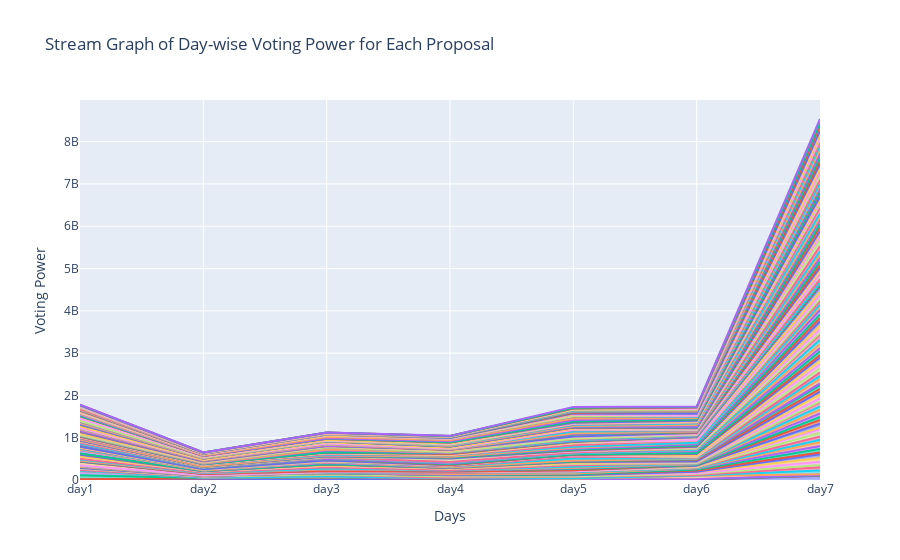

Notebook source saved alongside this figure:
### Code cell
data = voting_power_data[['proposal_title', 'day1', 'day2', 'day3', 'day4', 'day5', 'day6', 'day7']]

# Create traces for each proposal
traces = []
for index, row in data.iterrows():
    trace = go.Scatter(
        x=['day1', 'day2', 'day3', 'day4', 'day5', 'day6', 'day7'],
        y=row[['day1', 'day2', 'day3', 'day4', 'day5', 'day6', 'day7']],
        mode='lines',
        stackgroup='one',
        name=row['proposal_title']
    )
    traces.append(trace)

# Create layout
layout = go.Layout(
    title='Stream Graph of Day-wise Voting Power for Each Proposal',
    xaxis=dict(title='Days'),
    yaxis=dict(title='Voting Power')
)

# Create figure
fig = go.Figure(data=traces, layout=layout)

# Remove legends
fig.update_layout(showlegend=False)

# Plot interactive chart
fig.show()
fig.write_html(r'Graphs\stream-power.html')

### Figure 1 — Plotly figure (JSON) as saved in the notebook; plotly's stock layout.template omitted (floating-point values rounded to 4 significant figures)
{"data": [{"mode": "lines", "name": "0xGen STIP Proposal - Round 1", "stackgroup": "one", "type": "scatter", "x": ["day1", "day2", "day3", "day4", "day5", "day6", "day7"], "y": [3129000.0, 1571000.0, 1403000.0, 5041000.0, 1033000.0, 2928000.0, 97570000.0]}, {"mode": "lines", "name": "AIP 1.05: Return 700M $ARB to the DAO Treasury [REAL]", "stackgroup": "one", "type": "scatter", "x": ["day1", "day2", "day3", "day4", "day5", "day6", "day7"], "y": [14340000.0, 32850000.0, 55000000.0, 18650000.0, 6579000.0, 5598000.0, 7834000.0]}, {"mode": "lines", "name": "AIP-1.1 - Lockup, Budget, Transparency", "stackgroup": "one", "type": "scatter", "x": ["day1", "day2", "day3", "day4", "day5", "day6", "day7"], "y": [97770000.0, 13050000.0, 6435230, 8455000.0, 2427000.0, 5657000.0, 5836000.0]}, {"mode": "lines", "name": "AIP-1.2 - Foundation and DAO Governance", "stackgroup": "one", "type": "scatter", "x": ["day1", "day2", "day3", "day4", "day5", "day6", "day7"], "y": [96620000.0, 12170000.0, 7005000.0, 8049000.0, 3548000.0, 5477000.0, 5890000.0]}, {"mode": "lines", "name": "AIP-1: Arbitrum Improvement Proposal Framework", "stackgroup": "one", "type": "scatter", "x": ["day1", "day2", "day3", "day4", "day5", "day6", "day7"], "y": [0, 11.39, 9846000.0, 5362000.0, 14790000.0, 81860000.0, 19010000.0]}, {"mode": "lines", "name": "ALAYA STIP Proposal - Round 1", "stackgroup": "one", "type": "scatter", "x": ["day1", "day2", "day3", "day4", "day5", "day6", "day7"], "y": [5300000.0, 600100.0, 2527000.0, 2634000.0, 12940000.0, 4393000.0, 89570000.0]}, {"mode": "lines", "name": "Abracadabra DAO STIP Proposal - Round 1", "stackgroup": "one", "type": "scatter", "x": ["day1", "day2", "day3", "day4", "day5", "day6", "day7"], "y": [18230000.0, 17040000.0, 40850000.0, 2405000.0, 36400000.0, 11380000.0, 78510000.0]}, {"mode": "lines", "name": "Accelerating Arbitrum - leveraging Camelot as an ecosystem hub to support native builders", "stackgroup": "one", "type": "scatter", "x": ["day1", "day2", "day3", "day4", "day5", "day6", "day7"], "y": [31510000.0, 6703000.0, 7602000.0, 33470000.0, 6889000.0, 26970000.0, 50980000.0]}, {"mode": "lines", "name": "Angle Protocol STIP Proposal - Round 1", "stackgroup": "one", "type": "scatter", "x": ["day1", "day2", "day3", "day4", "day5", "day6", "day7"], "y": [13610000.0, 9370000.0, 31760000.0, 26430000.0, 26590000.0, 14220000.0, 75360000.0]}, {"mode": "lines", "name": "ApolloX STIP Proposal - Round 1", "stackgroup": "one", "type": "scatter", "x": ["day1", "day2", "day3", "day4", "day5", "day6", "day7"], "y": [2529000.0, 2172000.0, 1413000.0, 817500.0, 1037000.0, 27830000.0, 87670000.0]}, {"mode": "lines", "name": "Arbidex STIP Proposal - Round 1", "stackgroup": "one", "type": "scatter", "x": ["day1", "day2", "day3", "day4", "day5", "day6", "day7"], "y": [2635000.0, 1478000.0, 1526000.0, 1371000.0, 1364000.0, 7121000.0, 93270000.0]}, {"mode": "lines", "name": "Arbitrum DAO Grants - Delegated Domain Allocation by Questbook", "stackgroup": "one", "type": "scatter", "x": ["day1", "day2", "day3", "day4", "day5", "day6", "day7"], "y": [13370000.0, 1937000.0, 1508000.0, 3909000.0, 13530000.0, 32884694, 37410000.0]}, {"mode": "lines", "name": "Archi Finance STIP Proposal - Round 1", "stackgroup": "one", "type": "scatter", "x": ["day1", "day2", "day3", "day4", "day5", "day6", "day7"], "y": [3145000.0, 1488000.0, 1518000.0, 826600.0, 1036000.0, 19190000.0, 82010000.0]}, {"mode": "lines", "name": "Arrakis Finance STIP Proposal - Round 1", "stackgroup": "one", "type": "scatter", "x": ["day1", "day2", "day3", "day4", "day5", "day6", "day7"], "y": [5953000.0, 1614000.0, 516400.0, 7542000.0, 23040000.0, 27320000.0, 74760000.0]}, {"mode": "lines", "name": "Artichoke Protocol STIP Proposal - Round 1", "stackgroup": "one", "type": "scatter", "x": ["day1", "day2", "day3", "day4", "day5", "day6", "day7"], "y": [4911000.0, 563300.0, 2175000.0, 14760000.0, 427100.0, 3158000.0, 88570000.0]}, {"mode": "lines", "name": "Balancer DAO STIP Proposal - Round 1", "stackgroup": "one", "type": "scatter", "x": ["day1", "day2", "day3", "day4", "day5", "day6", "day7"], "y": [18930000.0, 4200000.0, 4927000.0, 29330000.0, 33152444, 9848000.0, 56410000.0]}, {"mode": "lines", "name": "Beefy STIP Proposal - Round 1", "stackgroup": "one", "type": "scatter", "x": ["day1", "day2", "day3", "day4", "day5", "day6", "day7"], "y": [4930000.0, 610600.0, 11970000.0, 4481000.0, 13390000.0, 11330000.0, 76660000.0]}, {"mode": "lines", "name": "CRYPTEX STIP Proposal - Round 1", "stackgroup": "one", "type": "scatter", "x": ["day1", "day2", "day3", "day4", "day5", "day6", "day7"], "y": [3601000.0, 2874000.0, 1416000.0, 16500000.0, 10190000.0, 2934000.0, 88910000.0]}, {"mode": "lines", "name": "CVI STIP Proposal - Round 1", "stackgroup": "one", "type": "scatter", "x": ["day1", "day2", "day3", "day4", "day5", "day6", "day7"], "y": [4939000.0, 550500.0, 1451000.0, 2699000.0, 417400.0, 15850000.0, 85020000.0]}, {"mode": "lines", "name": "Camelot STIP Proposal - Round 1", "stackgroup": "one", "type": "scatter", "x": ["day1", "day2", "day3", "day4", "day5", "day6", "day7"], "y": [83790000.0, 29690000.0, 19120000.0, 4745000.0, 20000000.0, 5693000.0, 42100000.0]}, {"mode": "lines", "name": "Chronos Finance STIP Proposal - Round 1", "stackgroup": "one", "type": "scatter", "x": ["day1", "day2", "day3", "day4", "day5", "day6", "day7"], "y": [3649000.0, 1572000.0, 1411000.0, 3145000.0, 1025000.0, 15140000.0, 90260000.0]}, {"mode": "lines", "name": "Cian STIP Proposal - Round 1", "stackgroup": "one", "type": "scatter", "x": ["day1", "day2", "day3", "day4", "day5", "day6", "day7"], "y": [2713000.0, 1502000.0, 1403000.0, 830300.0, 1015000.0, 15920000.0, 85430000.0]}, {"mode": "lines", "name": "Consolidate Security Proposals into a RFP Process", "stackgroup": "one", "type": "scatter", "x": ["day1", "day2", "day3", "day4", "day5", "day6", "day7"], "y": [6253000.0, 15750000.0, 36360000.0, 20830000.0, 30410000.0, 4695000.0, 73250000.0]}, {"mode": "lines", "name": "Curve STIP Proposal - Round 1", "stackgroup": "one", "type": "scatter", "x": ["day1", "day2", "day3", "day4", "day5", "day6", "day7"], "y": [14840000.0, 1603000.0, 1641000.0, 4114000.0, 17160000.0, 15080000.0, 81880000.0]}, {"mode": "lines", "name": "D2.finance STIP Proposal - Round 1", "stackgroup": "one", "type": "scatter", "x": ["day1", "day2", "day3", "day4", "day5", "day6", "day7"], "y": [6418000.0, 893500.0, 1992000.0, 2277000.0, 13450000.0, 4788000.0, 87360000.0]}, {"mode": "lines", "name": "DefiEdge STIP Proposal - Round 1", "stackgroup": "one", "type": "scatter", "x": ["day1", "day2", "day3", "day4", "day5", "day6", "day7"], "y": [19560000.0, 3107000.0, 20220000.0, 2723000.0, 20780000.0, 9247000.0, 79280000.0]}, {"mode": "lines", "name": "Dolomite STIP Proposal - Round 1", "stackgroup": "one", "type": "scatter", "x": ["day1", "day2", "day3", "day4", "day5", "day6", "day7"], "y": [20380000.0, 14620000.0, 26540000.0, 2691000.0, 33740000.0, 5003000.0, 92410000.0]}, {"mode": "lines", "name": "Dopex STIP Proposal - Round 1", "stackgroup": "one", "type": "scatter", "x": ["day1", "day2", "day3", "day4", "day5", "day6", "day7"], "y": [47600000.0, 17130000.0, 39150000.0, 34530000.0, 32120000.0, 5208000.0, 24350000.0]}, {"mode": "lines", "name": "Equilibria STIP Proposal - Round 1", "stackgroup": "one", "type": "scatter", "x": ["day1", "day2", "day3", "day4", "day5", "day6", "day7"], "y": [3884000.0, 5678000.0, 494200.0, 2034000.0, 18910000.0, 20370000.0, 80940000.0]}, {"mode": "lines", "name": "Florence Finance STIP Proposal - Round 1", "stackgroup": "one", "type": "scatter", "x": ["day1", "day2", "day3", "day4", "day5", "day6", "day7"], "y": [2456000.0, 1572000.0, 2090000.0, 825300.0, 1927000.0, 15600000.0, 83940000.0]}, {"mode": "lines", "name": "Frax Finance STIP Proposal - Round 1", "stackgroup": "one", "type": "scatter", "x": ["day1", "day2", "day3", "day4", "day5", "day6", "day7"], "y": [42500000.0, 5004000.0, 25690000.0, 11760000.0, 24160000.0, 6281000.0, 69160000.0]}, {"mode": "lines", "name": "Furucombo STIP Proposal - Round 1", "stackgroup": "one", "type": "scatter", "x": ["day1", "day2", "day3", "day4", "day5", "day6", "day7"], "y": [20210000.0, 3339000.0, 2539000.0, 5197000.0, 12500000.0, 33650000.0, 63060000.0]}, {"mode": "lines", "name": "GMD Ecosystem STIP Proposal - Round 1", "stackgroup": "one", "type": "scatter", "x": ["day1", "day2", "day3", "day4", "day5", "day6", "day7"], "y": [5192000.0, 733400.0, 1854000.0, 2654000.0, 1180000.0, 16310000.0, 91000000.0]}, {"mode": "lines", "name": "GMX STIP Proposal - Round 1", "stackgroup": "one", "type": "scatter", "x": ["day1", "day2", "day3", "day4", "day5", "day6", "day7"], "y": [84970000.0, 10650000.0, 29280000.0, 3206000.0, 20240000.0, 10340000.0, 36730000.0]}, {"mode": "lines", "name": "Gains Network STIP Proposal - Round 1", "stackgroup": "one", "type": "scatter", "x": ["day1", "day2", "day3", "day4", "day5", "day6", "day7"], "y": [4617000.0, 653800.0, 20210000.0, 8077000.0, 5302000.0, 4424000.0, 111300000.0]}, {"mode": "lines", "name": "Galxe STIP Proposal - Round 1", "stackgroup": "one", "type": "scatter", "x": ["day1", "day2", "day3", "day4", "day5", "day6", "day7"], "y": [18840000.0, 20350000.0, 11260000.0, 19190000.0, 47970000.0, 5545000.0, 68630000.0]}, {"mode": "lines", "name": "Gamma STIP Proposal - Round 1", "stackgroup": "one", "type": "scatter", "x": ["day1", "day2", "day3", "day4", "day5", "day6", "day7"], "y": [17540000.0, 3109000.0, 9446000.0, 3875000.0, 47380000.0, 17250000.0, 81130000.0]}, {"mode": "lines", "name": "Good Entry STIP Proposal - Round 1", "stackgroup": "one", "type": "scatter", "x": ["day1", "day2", "day3", "day4", "day5", "day6", "day7"], "y": [19110000.0, 1080000.0, 1929000.0, 15630000.0, 34810000.0, 12050000.0, 102000000.0]}, {"mode": "lines", "name": "Guru Network STIP Proposal - Round 1", "stackgroup": "one", "type": "scatter", "x": ["day1", "day2", "day3", "day4", "day5", "day6", "day7"], "y": [2410000.0, 1540000.0, 2087000.0, 822700.0, 1035000.0, 15980000.0, 89290000.0]}, {"mode": "lines", "name": "HMX STIP Proposal - Round 1", "stackgroup": "one", "type": "scatter", "x": ["day1", "day2", "day3", "day4", "day5", "day6", "day7"], "y": [4998000.0, 580900.0, 1585000.0, 2161000.0, 445700.0, 16730000.0, 90260000.0]}, {"mode": "lines", "name": "JOJO Exchange STIP Proposal - Round 1", "stackgroup": "one", "type": "scatter", "x": ["day1", "day2", "day3", "day4", "day5", "day6", "day7"], "y": [9427000.0, 771500.0, 12100000.0, 7250000.0, 3893000.0, 40990000.0, 71510000.0]}, {"mode": "lines", "name": "Jones DAO STIP Proposal - Round 1", "stackgroup": "one", "type": "scatter", "x": ["day1", "day2", "day3", "day4", "day5", "day6", "day7"], "y": [44990000.0, 32880000.0, 38770000.0, 5615000.0, 444400.0, 22500000.0, 58910000.0]}, {"mode": "lines", "name": "KeplerHomes STIP Proposal - Round 1", "stackgroup": "one", "type": "scatter", "x": ["day1", "day2", "day3", "day4", "day5", "day6", "day7"], "y": [3125000.0, 1593000.0, 1416000.0, 13170000.0, 5089000.0, 4189000.0, 91150000.0]}, {"mode": "lines", "name": "KyberSwap STIP Proposal - Round 1", "stackgroup": "one", "type": "scatter", "x": ["day1", "day2", "day3", "day4", "day5", "day6", "day7"], "y": [3219000.0, 5564000.0, 1408000.0, 18560000.0, 26410000.0, 48320000.0, 73070000.0]}, {"mode": "lines", "name": "LODESTAR FINANCE STIP Proposal - Round 1", "stackgroup": "one", "type": "scatter", "x": ["day1", "day2", "day3", "day4", "day5", "day6", "day7"], "y": [18680000.0, 4161000.0, 24050000.0, 22630000.0, 2377000.0, 23620000.0, 96160000.0]}, {"mode": "lines", "name": "LOGX STIP Proposal - Round 1", "stackgroup": "one", "type": "scatter", "x": ["day1", "day2", "day3", "day4", "day5", "day6", "day7"], "y": [3108000.0, 1576000.0, 1418000.0, 1561000.0, 2659000.0, 7135000.0, 103000000.0]}, {"mode": "lines", "name": "Lido STIP Proposal - Round 1", "stackgroup": "one", "type": "scatter", "x": ["day1", "day2", "day3", "day4", "day5", "day6", "day7"], "y": [20460000.0, 5783000.0, 4413000.0, 11190000.0, 17720000.0, 22390000.0, 118700000.0]}, {"mode": "lines", "name": "MUX Protocol STIP Proposal - Round 1", "stackgroup": "one", "type": "scatter", "x": ["day1", "day2", "day3", "day4", "day5", "day6", "day7"], "y": [32960000.0, 2531000.0, 11070000.0, 70610000.0, 28310000.0, 3756000.0, 41070000.0]}, {"mode": "lines", "name": "Magpie, Penpie, Radpie, Campie STIP Proposal - Round 1", "stackgroup": "one", "type": "scatter", "x": ["day1", "day2", "day3", "day4", "day5", "day6", "day7"], "y": [12750000.0, 1470000.0, 18760000.0, 14510000.0, 1303000.0, 27470000.0, 87960000.0]}, {"mode": "lines", "name": "Modular Wallet STIP Proposal - Round 1", "stackgroup": "one", "type": "scatter", "x": ["day1", "day2", "day3", "day4", "day5", "day6", "day7"], "y": [2719000.0, 1492000.0, 1409000.0, 818500.0, 13240000.0, 7102000.0, 85160000.0]}, {"mode": "lines", "name": "NFTEarth STIP Proposal - Round 1", "stackgroup": "one", "type": "scatter", "x": ["day1", "day2", "day3", "day4", "day5", "day6", "day7"], "y": [2547000.0, 3907000.0, 2428000.0, 1080000.0, 1036000.0, 5440000.0, 100700000.0]}, {"mode": "lines", "name": "Notional STIP Proposal - Round 1", "stackgroup": "one", "type": "scatter", "x": ["day1", "day2", "day3", "day4", "day5", "day6", "day7"], "y": [8409000.0, 645200.0, 1410000.0, 19970000.0, 7615000.0, 18880000.0, 81040000.0]}, {"mode": "lines", "name": "OmniBTC STIP Proposal - Round 1", "stackgroup": "one", "type": "scatter", "x": ["day1", "day2", "day3", "day4", "day5", "day6", "day7"], "y": [4347000.0, 1463000.0, 624600.0, 2152000.0, 12650000.0, 10250000.0, 82430000.0]}, {"mode": "lines", "name": "OpenOcean STIP Proposal - Round 1", "stackgroup": "one", "type": "scatter", "x": ["day1", "day2", "day3", "day4", "day5", "day6", "day7"], "y": [4320000.0, 4115000.0, 4600000.0, 15270000.0, 24450000.0, 30590000.0, 104400000.0]}, {"mode": "lines", "name": "PancakeSwap STIP Proposal - Round 1", "stackgroup": "one", "type": "scatter", "x": ["day1", "day2", "day3", "day4", "day5", "day6", "day7"], "y": [8904000.0, 3287000.0, 12010000.0, 4001000.0, 18570000.0, 28660000.0, 82190000.0]}, {"mode": "lines", "name": "Pendle STIP Proposal - Round 1", "stackgroup": "one", "type": "scatter", "x": ["day1", "day2", "day3", "day4", "day5", "day6", "day7"], "y": [26760000.0, 31620000.0, 14180000.0, 29760000.0, 28060000.0, 10630000.0, 44930000.0]}, {"mode": "lines", "name": "Perennial Finance STIP Proposal - Round 1", "stackgroup": "one", "type": "scatter", "x": ["day1", "day2", "day3", "day4", "day5", "day6", "day7"], "y": [4655000.0, 1475000.0, 16200000.0, 5491000.0, 31930000.0, 52530000.0, 77220000.0]}, {"mode": "lines", "name": "Premia STIP Proposal - Round 1", "stackgroup": "one", "type": "scatter", "x": ["day1", "day2", "day3", "day4", "day5", "day6", "day7"], "y": [23380000.0, 4829000.0, 23310000.0, 1417000.0, 49190000.0, 6510000.0, 60100000.0]}, {"mode": "lines", "name": "Prime Protocol STIP Proposal - Round 1", "stackgroup": "one", "type": "scatter", "x": ["day1", "day2", "day3", "day4", "day5", "day6", "day7"], "y": [3669000.0, 1597000.0, 1415000.0, 1571000.0, 13250000.0, 3959000.0, 87150000.0]}, {"mode": "lines", "name": "Procurement Framework | Security : Non-Constitutional Proposal", "stackgroup": "one", "type": "scatter", "x": ["day1", "day2", "day3", "day4", "day5", "day6", "day7"], "y": [3095000.0, 3040000.0, 2483000.0, 7183000.0, 4699000.0, 57570000.0, 73950000.0]}, {"mode": "lines", "name": "Proposal to Backfund Successful STIP Proposals", "stackgroup": "one", "type": "scatter", "x": ["day1", "day2", "day3", "day4", "day5", "day6", "day7"], "y": [5474000.0, 6255000.0, 12320000.0, 17010000.0, 19520000.0, 9394000.0, 125700000.0]}, {"mode": "lines", "name": "Proposal to onboard Matrixed.Link as a validator for Arbitrum", "stackgroup": "one", "type": "scatter", "x": ["day1", "day2", "day3", "day4", "day5", "day6", "day7"], "y": [6567000.0, 1533000.0, 1924000.0, 613000.0, 509700.0, 14180000.0, 30250000.0]}, {"mode": "lines", "name": "Proposal: Activate support for account abstraction endpoint on One and Nova", "stackgroup": "one", "type": "scatter", "x": ["day1", "day2", "day3", "day4", "day5", "day6", "day7"], "y": [10210000.0, 2711000.0, 1891000.0, 19130000.0, 1576000.0, 3694000.0, 21490000.0]}, {"mode": "lines", "name": "Proposal: Building the Future of NFTs: The Rarible Protocol - Arbitrum Integration Proposal [REVISED]", "stackgroup": "one", "type": "scatter", "x": ["day1", "day2", "day3", "day4", "day5", "day6", "day7"], "y": [9136000.0, 11730000.0, 47270000.0, 1910000.0, 12270000.0, 333600.0, 38130000.0]}, {"mode": "lines", "name": "Proposal: Security Council Elections Proposed Implementation Spec", "stackgroup": "one", "type": "scatter", "x": ["day1", "day2", "day3", "day4", "day5", "day6", "day7"], "y": [2841000.0, 1264000.0, 16890000.0, 16650000.0, 17540000.0, 23200000.0, 2541000.0]}, {"mode": "lines", "name": "Proposal: Update Security Council Election Start Date to Ensure Time for Security Audit", "stackgroup": "one", "type": "scatter", "x": ["day1", "day2", "day3", "day4", "day5", "day6", "day7"], "y": [4092000.0, 15230000.0, 48830000.0, 1815000.0, 3082000.0, 3780000.0, 6718000.0]}, {"mode": "lines", "name": "QiDao STIP Proposal - Round 1", "stackgroup": "one", "type": "scatter", "x": ["day1", "day2", "day3", "day4", "day5", "day6", "day7"], "y": [4987000.0, 694200.0, 1490000.0, 6014000.0, 23697170, 9146000.0, 75450000.0]}, {"mode": "lines", "name": "Quadrat STIP Proposal - Round 1", "stackgroup": "one", "type": "scatter", "x": ["day1", "day2", "day3", "day4", "day5", "day6", "day7"], "y": [5382000.0, 1012000.0, 1467000.0, 2578000.0, 12630000.0, 3143000.0, 87650000.0]}, {"mode": "lines", "name": "RADIANT STIP Proposal - Round 1", "stackgroup": "one", "type": "scatter", "x": ["day1", "day2", "day3", "day4", "day5", "day6", "day7"], "y": [29110000.0, 16970000.0, 24940000.0, 30320000.0, 42970000.0, 11790000.0, 29410000.0]}, {"mode": "lines", "name": "RAMSES STIP Proposal - Round 1", "stackgroup": "one", "type": "scatter", "x": ["day1", "day2", "day3", "day4", "day5", "day6", "day7"], "y": [3750000.0, 1548000.0, 2353000.0, 4465000.0, 7406000.0, 21880000.0, 96650000.0]}, {"mode": "lines", "name": "REALM STIP Proposal - Round 1", "stackgroup": "one", "type": "scatter", "x": ["day1", "day2", "day3", "day4", "day5", "day6", "day7"], "y": [35600000.0, 16550000.0, 5430000.0, 14360000.0, 440800.0, 4810000.0, 58830000.0]}, {"mode": "lines", "name": "RabbitHole STIP Proposal - Round 1", "stackgroup": "one", "type": "scatter", "x": ["day1", "day2", "day3", "day4", "day5", "day6", "day7"], "y": [16680000.0, 17240000.0, 2867000.0, 4892000.0, 45270000.0, 11790000.0, 67190000.0]}, {"mode": "lines", "name": "Range Protocol STIP Proposal - Round 1", "stackgroup": "one", "type": "scatter", "x": ["day1", "day2", "day3", "day4", "day5", "day6", "day7"], "y": [9857000.0, 1579000.0, 1418000.0, 1558000.0, 1822000.0, 15020000.0, 85750000.0]}, {"mode": "lines", "name": "Relay Chain: James Bot STIP Proposal - Round 1", "stackgroup": "one", "type": "scatter", "x": ["day1", "day2", "day3", "day4", "day5", "day6", "day7"], "y": [3949000.0, 1614000.0, 493000.0, 2936000.0, 12640000.0, 8205000.0, 83590000.0]}, {"mode": "lines", "name": "Rodeo Finance STIP Proposal - Round 1", "stackgroup": "one", "type": "scatter", "x": ["day1", "day2", "day3", "day4", "day5", "day6", "day7"], "y": [30460000.0, 3182000.0, 21450000.0, 7663000.0, 13910000.0, 4728000.0, 77010000.0]}, {"mode": "lines", "name": "Rysk STIP Proposal - Round 1", "stackgroup": "one", "type": "scatter", "x": ["day1", "day2", "day3", "day4", "day5", "day6", "day7"], "y": [14520000.0, 9384000.0, 20050000.0, 7160000.0, 42770000.0, 7154000.0, 83450000.0]}, {"mode": "lines", "name": "Sanko GameCorp STIP Proposal - Round 1", "stackgroup": "one", "type": "scatter", "x": ["day1", "day2", "day3", "day4", "day5", "day6", "day7"], "y": [5974000.0, 676200.0, 6115000.0, 2229000.0, 34840000.0, 10490000.0, 114800000.0]}, {"mode": "lines", "name": "Savvy STIP Proposal - Round 1", "stackgroup": "one", "type": "scatter", "x": ["day1", "day2", "day3", "day4", "day5", "day6", "day7"], "y": [7566000.0, 4767000.0, 5697000.0, 1292000.0, 12620000.0, 8774000.0, 139900000.0]}, {"mode": "lines", "name": "Shell Protocol STIP Proposal - Round 1", "stackgroup": "one", "type": "scatter", "x": ["day1", "day2", "day3", "day4", "day5", "day6", "day7"], "y": [2870000.0, 1594000.0, 1525000.0, 2390000.0, 1036000.0, 20330000.0, 88030000.0]}, {"mode": "lines", "name": "Silo Finance STIP Proposal - Round 1", "stackgroup": "one", "type": "scatter", "x": ["day1", "day2", "day3", "day4", "day5", "day6", "day7"], "y": [37160000.0, 765900.0, 24800000.0, 17610000.0, 26330000.0, 22210000.0, 69730000.0]}, {"mode": "lines", "name": "Socket STIP Proposal - Round 1", "stackgroup": "one", "type": "scatter", "x": ["day1", "day2", "day3", "day4", "day5", "day6", "day7"], "y": [42170000.0, 24280000.0, 25070000.0, 30600000.0, 19320000.0, 6134000.0, 50690000.0]}, {"mode": "lines", "name": "Solv Protocol STIP Proposal - Round 1", "stackgroup": "one", "type": "scatter", "x": ["day1", "day2", "day3", "day4", "day5", "day6", "day7"], "y": [17200000.0, 1460000.0, 489200.0, 2152000.0, 438400.0, 16010000.0, 94610000.0]}, {"mode": "lines", "name": "SpartaDEX STIP Proposal - Round 1", "stackgroup": "one", "type": "scatter", "x": ["day1", "day2", "day3", "day4", "day5", "day6", "day7"], "y": [3338000.0, 1484000.0, 1420000.0, 841500.0, 14180000.0, 2850000.0, 85280000.0]}, {"mode": "lines", "name": "StakeDAO STIP Proposal - Round 1", "stackgroup": "one", "type": "scatter", "x": ["day1", "day2", "day3", "day4", "day5", "day6", "day7"], "y": [5039000.0, 578800.0, 4304000.0, 4885000.0, 2972000.0, 15200000.0, 92850000.0]}, {"mode": "lines", "name": "Stargate Finance STIP Proposal - Round 1", "stackgroup": "one", "type": "scatter", "x": ["day1", "day2", "day3", "day4", "day5", "day6", "day7"], "y": [17410000.0, 2755000.0, 588600.0, 10740000.0, 19270000.0, 42360000.0, 63430000.0]}, {"mode": "lines", "name": "Stella STIP Proposal - Round 1", "stackgroup": "one", "type": "scatter", "x": ["day1", "day2", "day3", "day4", "day5", "day6", "day7"], "y": [22390000.0, 7250000.0, 1410000.0, 9989000.0, 21960000.0, 33950000.0, 86790000.0]}, {"mode": "lines", "name": "Synapse Protocol STIP Proposal - Round 1", "stackgroup": "one", "type": "scatter", "x": ["day1", "day2", "day3", "day4", "day5", "day6", "day7"], "y": [9778000.0, 947500.0, 1884000.0, 11210000.0, 17570000.0, 22140000.0, 131100000.0]}, {"mode": "lines", "name": "TIDE STIP Proposal - Round 1", "stackgroup": "one", "type": "scatter", "x": ["day1", "day2", "day3", "day4", "day5", "day6", "day7"], "y": [16380000.0, 4092000.0, 1411000.0, 916000.0, 13220000.0, 8368000.0, 88070000.0]}, {"mode": "lines", "name": "Tales of Elleria STIP Proposal - Round 1", "stackgroup": "one", "type": "scatter", "x": ["day1", "day2", "day3", "day4", "day5", "day6", "day7"], "y": [53920000.0, 18410000.0, 11170000.0, 19490000.0, 4973000.0, 3853000.0, 53520000.0]}, {"mode": "lines", "name": "Tally STIP Proposal - Round 1", "stackgroup": "one", "type": "scatter", "x": ["day1", "day2", "day3", "day4", "day5", "day6", "day7"], "y": [45840000.0, 19790000.0, 16110000.0, 13710000.0, 13280000.0, 16670000.0, 56220000.0]}, {"mode": "lines", "name": "Thales STIP Proposal - Round 1", "stackgroup": "one", "type": "scatter", "x": ["day1", "day2", "day3", "day4", "day5", "day6", "day7"], "y": [10760000.0, 6074000.0, 22640000.0, 21490000.0, 7846000.0, 14150000.0, 71040000.0]}, {"mode": "lines", "name": "Thetanuts STIP Proposal - Round 1", "stackgroup": "one", "type": "scatter", "x": ["day1", "day2", "day3", "day4", "day5", "day6", "day7"], "y": [5924000.0, 612700.0, 1617000.0, 3185000.0, 20820000.0, 22490000.0, 98540000.0]}, {"mode": "lines", "name": "Time Management in ArbitrumÃÂÃÂ¢ÃÂÃÂÃÂÃÂs Governance", "stackgroup": "one", "type": "scatter", "x": ["day1", "day2", "day3", "day4", "day5", "day6", "day7"], "y": [2129000.0, 2805000.0, 844300.0, 1232000.0, 4941000.0, 8039000.0, 22160000.0]}, {"mode": "lines", "name": "Timeswap STIP Proposal - Round 1", "stackgroup": "one", "type": "scatter", "x": ["day1", "day2", "day3", "day4", "day5", "day6", "day7"], "y": [19410000.0, 2247000.0, 10170000.0, 23830000.0, 35850000.0, 31410000.0, 76540000.0]}, {"mode": "lines", "name": "Trader Joe STIP Proposal - Round 1", "stackgroup": "one", "type": "scatter", "x": ["day1", "day2", "day3", "day4", "day5", "day6", "day7"], "y": [26950000.0, 7755000.0, 26780000.0, 26340000.0, 36170000.0, 4980000.0, 64070000.0]}, {"mode": "lines", "name": "Umami STIP Proposal - Round 1", "stackgroup": "one", "type": "scatter", "x": ["day1", "day2", "day3", "day4", "day5", "day6", "day7"], "y": [13430000.0, 19780000.0, 28160000.0, 29100000.0, 40250000.0, 22840000.0, 50380000.0]}, {"mode": "lines", "name": "UniDex STIP Proposal - Round 1", "stackgroup": "one", "type": "scatter", "x": ["day1", "day2", "day3", "day4", "day5", "day6", "day7"], "y": [6913000.0, 1358000.0, 2045000.0, 2319000.0, 2193000.0, 20190000.0, 87510000.0]}, {"mode": "lines", "name": "Vaultka STIP Proposal - Round 1", "stackgroup": "one", "type": "scatter", "x": ["day1", "day2", "day3", "day4", "day5", "day6", "day7"], "y": [4001000.0, 572800.0, 1465000.0, 2582000.0, 14240000.0, 3163000.0, 97700000.0]}, {"mode": "lines", "name": "Vela Exchange STIP Proposal - Round 1", "stackgroup": "one", "type": "scatter", "x": ["day1", "day2", "day3", "day4", "day5", "day6", "day7"], "y": [7980000.0, 1603000.0, 524400.0, 2156000.0, 35340000.0, 5128000.0, 79560000.0]}, {"mode": "lines", "name": "Vertex Protocol STIP Proposal - Round 1", "stackgroup": "one", "type": "scatter", "x": ["day1", "day2", "day3", "day4", "day5", "day6", "day7"], "y": [21610000.0, 4043000.0, 2555000.0, 8562000.0, 11540000.0, 45210000.0, 87370000.0]}, {"mode": "lines", "name": "WINR Protocol STIP Proposal - Round 1", "stackgroup": "one", "type": "scatter", "x": ["day1", "day2", "day3", "day4", "day5", "day6", "day7"], "y": [21410000.0, 4717000.0, 23090000.0, 9542000.0, 17300000.0, 2511000.0, 105900000.0]}, {"mode": "lines", "name": "WOOFi STIP Proposal - Round 1", "stackgroup": "one", "type": "scatter", "x": ["day1", "day2", "day3", "day4", "day5", "day6", "day7"], "y": [11620000.0, 6518000.0, 1460000.0, 8420000.0, 17310000.0, 54610000.0, 76290000.0]}, {"mode": "lines", "name": "Webacy STIP Proposal - Round 1", "stackgroup": "one", "type": "scatter", "x": ["day1", "day2", "day3", "day4", "day5", "day6", "day7"], "y": [4285000.0, 2157000.0, 1422000.0, 1549000.0, 14110000.0, 1947000.0, 90380000.0]}, {"mode": "lines", "name": "Wombat Exchange STIP Proposal - Round 1", "stackgroup": "one", "type": "scatter", "x": ["day1", "day2", "day3", "day4", "day5", "day6", "day7"], "y": [5379000.0, 3182000.0, 1672000.0, 3204000.0, 13360000.0, 2975000.0, 87750000.0]}, {"mode": "lines", "name": "Wombex Finance STIP Proposal - Round 1", "stackgroup": "one", "type": "scatter", "x": ["day1", "day2", "day3", "day4", "day5", "day6", "day7"], "y": [4866000.0, 3976000.0, 479500.0, 6355000.0, 12630000.0, 3163000.0, 88540000.0]}, {"mode": "lines", "name": "Wormhole STIP Proposal - Round 1", "stackgroup": "one", "type": "scatter", "x": ["day1", "day2", "day3", "day4", "day5", "day6", "day7"], "y": [13200000.0, 1464000.0, 10880000.0, 3075000.0, 13540000.0, 14350000.0, 84810000.0]}, {"mode": "lines", "name": "XY STIP Proposal - Round 1", "stackgroup": "one", "type": "scatter", "x": ["day1", "day2", "day3", "day4", "day5", "day6", "day7"], "y": [4122000.0, 1492000.0, 1403000.0, 966800.0, 13240000.0, 3766000.0, 84830000.0]}, {"mode": "lines", "name": "ZKasino STIP Proposal - Round 1", "stackgroup": "one", "type": "scatter", "x": ["day1", "day2", "day3", "day4", "day5", "day6", "day7"], "y": [27770000.0, 593200.0, 5917000.0, 6118000.0, 440700.0, 15790000.0, 74010000.0]}, {"mode": "lines", "name": "[Non-Constitutional] Fund the Arbitrum Grants Framework Proposal Milestone 1", "stackgroup": "one", "type": "scatter", "x": ["day1", "day2", "day3", "day4", "day5", "day6", "day7"], "y": [24580000.0, 1976000.0, 1960000.0, 692200.0, 12440000.0, 20040000.0, 39030000.0]}, {"mode": "lines", "name": "[Non-Constitutional]: Arbitrum Stable Treasury Endowment Program", "stackgroup": "one", "type": "scatter", "x": ["day1", "day2", "day3", "day4", "day5", "day6", "day7"], "y": [21460000.0, 5299000.0, 6326000.0, 1612000.0, 3747000.0, 23660000.0, 70630000.0]}, {"mode": "lines", "name": "dForce STIP Proposal - Round 1", "stackgroup": "one", "type": "scatter", "x": ["day1", "day2", "day3", "day4", "day5", "day6", "day7"], "y": [5880000.0, 6399000.0, 14670000.0, 5551000.0, 13430000.0, 6228000.0, 87410000.0]}, {"mode": "lines", "name": "iZUMi STIP Proposal - Round 1", "stackgroup": "one", "type": "scatter", "x": ["day1", "day2", "day3", "day4", "day5", "day6", "day7"], "y": [10970000.0, 3443000.0, 2110000.0, 7699000.0, 6560000.0, 9610000.0, 114400000.0]}, {"mode": "lines", "name": "tBTC STIP Proposal - Round 1", "stackgroup": "one", "type": "scatter", "x": ["day1", "day2", "day3", "day4", "day5", "day6", "day7"], "y": [4114000.0, 1600000.0, 497600.0, 2127000.0, 13090000.0, 8867000.0, 80400000.0]}, {"mode": "lines", "name": "unshETH STIP Proposal - Round 1", "stackgroup": "one", "type": "scatter", "x": ["day1", "day2", "day3", "day4", "day5", "day6", "day7"], "y": [3191000.0, 1492000.0, 1513000.0, 1108000.0, 21143505, 5172000.0, 86250000.0]}], "layout": {"showlegend": false, "title": {"text": "Stream Graph of Day-wise Voting Power for Each Proposal"}, "xaxis": {"title": {"text": "Days"}}, "yaxis": {"title": {"text": "Voting Power"}}}}
